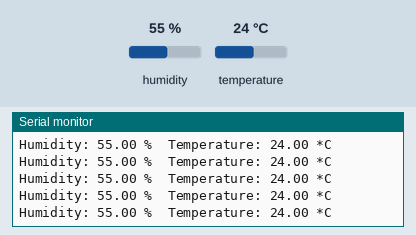
Recording of a sketch running on a simulated Arduino Uno, built with avr-gcc and run on an emulated ATmega328P. Shown: the last lines printed to the serial monitor. The test bench sets the inputs (shaded band); at power-on: humidity 55 %, temperature 24 °C.

Above: at 2.8 s.
2.9 s: humidity set to 22 %
At 4.4 s:
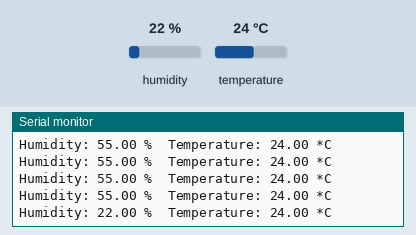
5.6 s: temperature set to 12 °C
At 5.6 s:
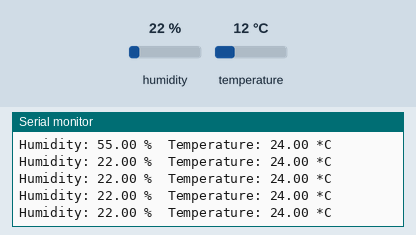
8.3 s: humidity set to 40 %
At 9.0 s:
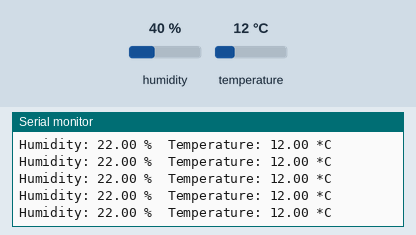
Timing chart, 0 to 11.3 s (numbered marks = the images above; inputs shaded):
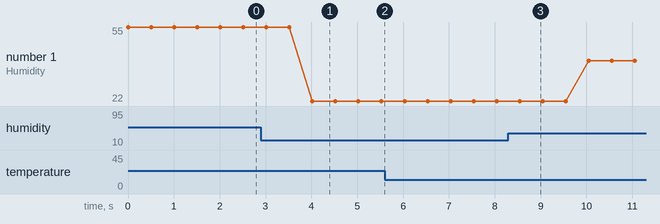

Measured:
- after the input at 2.9 s, the serial monitor: prints a new line after 1.1 s (image 1)
- plotted number 1: 55 → 22 after the input at 2.9 s, 22 → 40 after the input at 8.3 s

The sketch:

DHT_Sensor.ino
```cpp
#include <DHT.h>

#define DHTPIN 2

#define DHTTYPE DHT22

DHT dht(DHTPIN, DHTTYPE);

void setup() {
  // put your setup code here, to run once:
  Serial.begin(9600);
  Serial.println("DHT Test");

  dht.begin();
}

void loop() {
  // put your main code here, to run repeatedly:
  float h = dht.readHumidity();
  float t = dht.readTemperature();

  if(isnan(t)||isnan(h)){

    Serial.println("Failed to read from DHT");
  }else{

    Serial.print("Humidity: ");
    Serial.print(h);
    Serial.print(" %\t");
    Serial.print("Temperature: ");
    Serial.print(t);
    Serial.println(" *C");
  }

  delay(500);
}
```
